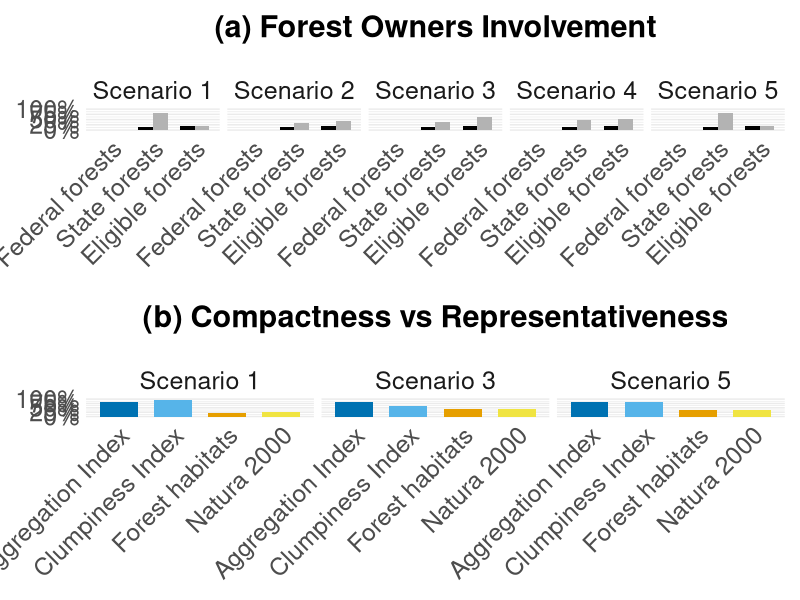
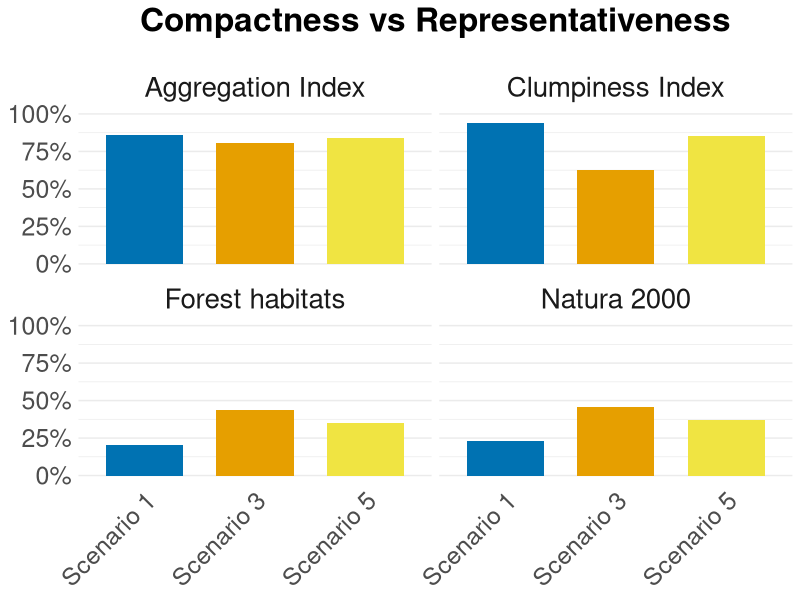
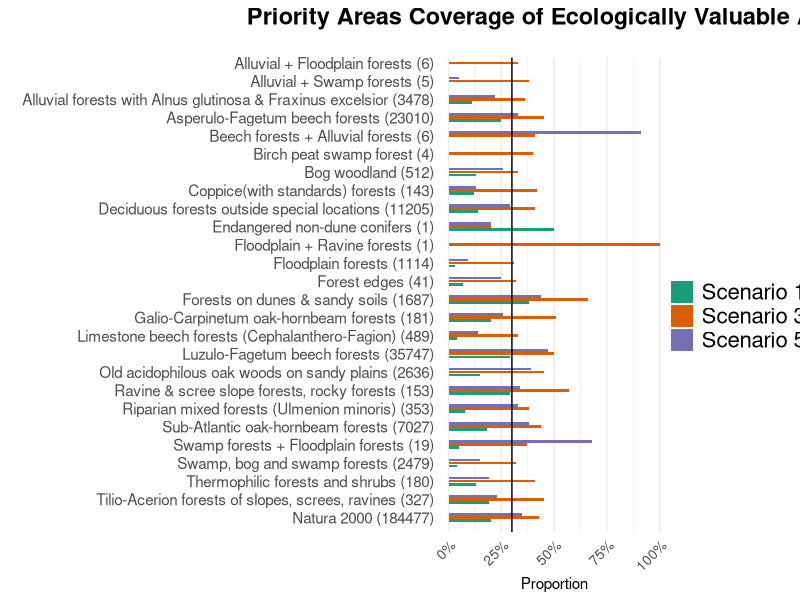
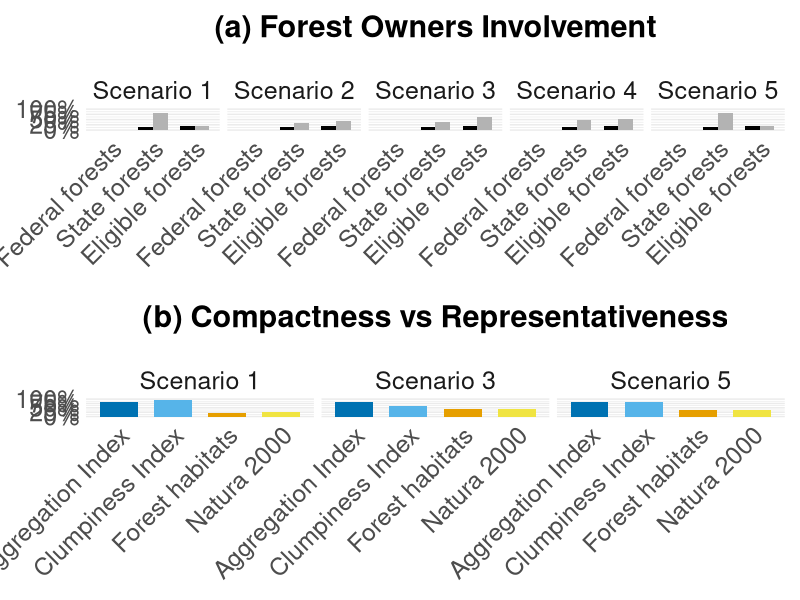
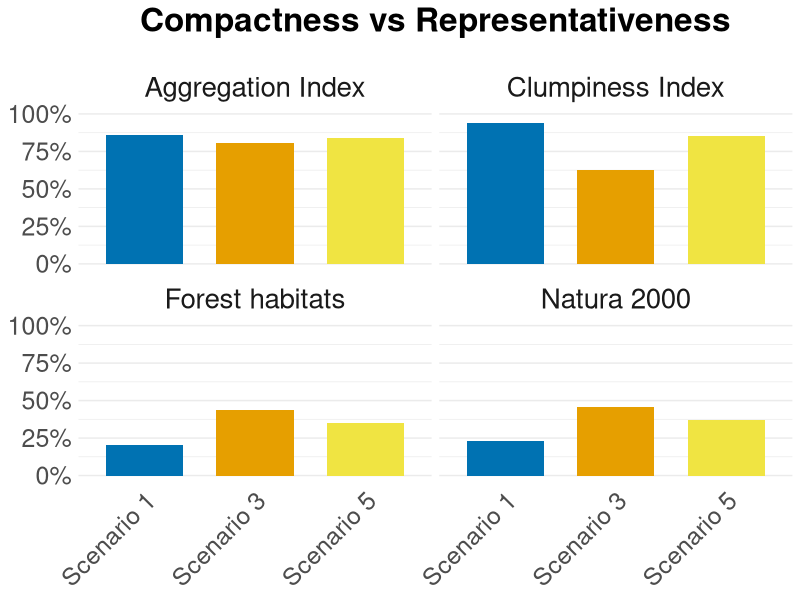
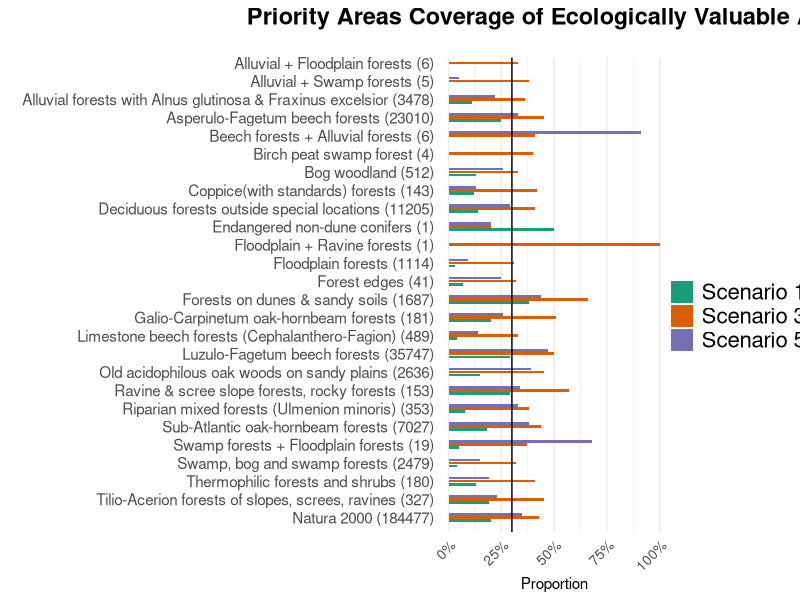

Reproduce these figures in R, in order.
#load librariess
library(ggplot2)  
library(patchwork)
library(RColorBrewer)
library(cowplot)

# Dati per la prima serie
data1 <- data.frame(
  scenario = rep(paste("Scenario", 1:5), each = 6),
  ownership = rep(c("Federal forests", "State forests", "Eligible forests"), each = 2, times = 5),
  type = rep(c("Initial", "New"), 15),
  value = c(
    # Scenario 1
    0.016, 0.016, 0.13, 0.802, 0.182, 0.182,
    # Scenario 2
    0.016, 0.016, 0.13, 0.331, 0.182, 0.412,
    # Scenario 3
    0.016, 0.016, 0.13, 0.376, 0.182, 0.617,
    # Scenario 4
    0.016, 0.016, 0.13, 0.467, 0.182, 0.517,
    # Scenario 5
    0.016, 0.016, 0.13, 0.802, 0.182, 0.182
  )
)

# Impostare l'ordine corretto per le forest ownership
data1$ownership <- factor(data1$ownership, levels = c("Federal forests", "State forests", "Eligible forests"))


# Dati per la seconda serie
data2 <- data.frame(
  scenario = rep(paste("Scenario", c(1, 3, 5)), each = 4),
  metric = rep(c("Aggregation Index", "Clumpiness Index", "Forest habitats", "Natura 2000"), 3),
  value = c(
    # Scenario 1
    0.857, 0.939, 0.203, 0.233,
    # Scenario 3
    0.806, 0.625, 0.434, 0.459,
    # Scenario 5
    0.841, 0.852, 0.350, 0.372
  )
)

# Impostare l'ordine corretto per le metriche
data2$metric <- factor(data2$metric, levels = c("Aggregation Index", "Clumpiness Index", "Forest habitats", "Natura 2000"))




#formattazione tema comune
common_theme <- function(
    title_size = 22,           # esempio: 16 per il titolo
    axis_text_size = 18,       # esempio: 12 per i tick degli assi
    facet_size = 18            # esempio: 13 per il facet label
) {
  theme_minimal() +
    theme(
      legend.position = "none",
      axis.text.x = element_text(angle = 45, hjust = 1, size = axis_text_size),
      axis.text.y = element_text(size = axis_text_size),    # aggiungi questa linea per asse y
      strip.text = element_text(size = facet_size, face = "plain"),
      plot.title = element_text(
        hjust = 0.5,
        face = "bold",
        margin = margin(b = 20),
        size = title_size
      ),
      axis.title.y = element_blank()
    )
}


# Prima serie di barplot
p1 <- ggplot(data1, aes(x = ownership, y = value, fill = type)) +
  geom_bar(stat = "identity", position = "dodge", width = 0.7) +
  scale_fill_manual(values = c("Initial" = "black", "New" = "grey70")) +
  facet_grid(~ scenario, scales = "free_x", space = "free_x") +
  labs(title = "(a) Forest Owners Involvement", x = NULL) +
  common_theme() +
  scale_y_continuous(limits = c(0, 1), labels = scales::percent)

#rimuovo griglia in sfondo
p1 <- p1 + theme(
  panel.grid.major.x = element_blank(),
  panel.grid.minor.x = element_blank()
)


# Seconda serie di barplot (risolvendo commento di Trishna)
p2 <- ggplot(data2, aes(x = metric, y = value, fill = metric)) +
  geom_bar(stat = "identity", width = 0.7) +
  scale_fill_manual(
    values = c(
      "Aggregation Index" = "#0072B2",        # blu intenso
      "Clumpiness Index" = "#56B4E9",        # azzurro
      "Forest habitats" = "#E69F00", # arancione
      "Natura 2000" = "#F0E442"  # giallo
    )
  ) +
  facet_grid(~ scenario, scales = "free_x", space = "free_x") +
  labs(title = "(b) Compactness vs Representativeness", x = NULL, y = "Percentage") +
  common_theme() +
  scale_y_continuous(limits = c(0, 1), labels = scales::percent)

p2 <- p2 + theme(
  panel.grid.major.x = element_blank(),
  panel.grid.minor.x = element_blank()
)


# Combinare i plot verticalmente con più spazio tra loro
#final_plot <- p1 / plot_spacer() / p2 / plot_spacer() / p3 +
# plot_layout(heights = c(1.2, 0.1, 1, 0.1, 1))

# metto solo p1 e p2 uno sopra l'altro come da commento di Francesco
final_plot <- p1 / plot_spacer() / p2 + 
  plot_layout(heights = c(1.2, 0.1, 1))

# Visualizzare il plot
print(final_plot)

# Salvare il plot come immagine ad alta risoluzione
ggsave("C:/NRW_figures/NRW figures/Data manipulation/fig3.png", final_plot, width = 12, height = 18, dpi = 1000)



### nuova Figure 2b su consiglio di Francesco

# Imposta scenario come fattore per mantenere l'ordine
data2$scenario <- factor(data2$scenario, levels = c("Scenario 1", "Scenario 3", "Scenario 5"))

# Barplot: 4 grafici (uno per metrica), 3 barre per scenario
p2b <- ggplot(data2, aes(x = scenario, y = value, fill = scenario)) +
  geom_bar(stat = "identity", width = 0.7) +
  facet_wrap(~ metric, ncol = 2) +
  scale_fill_manual(
    values = c(
      "Scenario 1" = "#0072B2",
      "Scenario 3" = "#E69F00",
      "Scenario 5" = "#F0E442"
    )
  ) +
  labs(title = "Compactness vs Representativeness", x = NULL, y = "Percentage") +
  common_theme() +
  scale_y_continuous(limits = c(0, 1), labels = scales::percent) +
  theme(
    panel.grid.major.x = element_blank(),
    panel.grid.minor.x = element_blank()
  )

p2b <- p2b + theme(
  plot.title = element_text(size = 24),       # titolo principale (20+4)
  axis.title = element_text(size = 20),       # titoli assi x e y (16+4)
  axis.text = element_text(size = 18),        # numeri e label sugli assi (14+4)
  legend.title = element_text(size = 20),     # titolo legenda (16+4)
  legend.text = element_text(size = 18),      # testo legenda (14+4)
  strip.text = element_text(size = 20)        # testo sopra i facet (16+4)
)



p2b

ggsave("C:/NRW_figures/NRW figures/Outputs_figures/figure2b_new.png", p2b, width = 18, height = 15, dpi = 600, bg = "white")

###########################################################################################################################





### making a separate figure for Figure 2c called Figure 5 ###


# Dati di input per terza serie 
features <- c(
  "91D0", "91E0", "91E0; NAX0", "91E0; NAC0", "91F0", "NA00", "NAB0", "NAC0", "NAC0; NAX0", "NAD0",
  "NAV0", "NAW0", "9110", "9110; 91E0", "9130", "9150", "9160", "9170", "9180", "9190",
  "NAX0", "NAX0; NAY0", "NAY0", "91D1", "NAK0", "Natura 2000"
)

values_scenario1 <- c(13, 11, 0, 0, 8, 14, 13, 4, 5, 38, 7, 12, 29, 0, 25, 4, 18, 20, 19, 15, 3, 0, 29, 0, 50, 20)
values_scenario3 <- c(33, 36, 33, 38, 38, 41, 41, 32, 37, 66, 32, 42, 50, 41, 45, 33, 44, 51, 45, 45, 31, 100, 57, 40, 20, 43)
values_scenario5 <- c(26, 22, 0, 5, 33, 29, 19, 15, 68, 44, 25, 13, 47, 91, 33, 14, 38, 26, 23, 39, 9, 0, 34, 0, 20, 35)

data3 <- data.frame(
  scenario = rep(paste("Scenario", c(1, 3, 5)), each = 26),
  category = rep(features, 3),
  value = c(values_scenario1, values_scenario3, values_scenario5) / 100 # Convertito in decimali
)

# Nomi estesi per habitat (nell'ordine originale di features) # tra parentesi gli ettari di partenza in NRW
feature_names <- c(
  "Bog woodland (512)",
  "Alluvial forests with Alnus glutinosa & Fraxinus excelsior (3478)",
  "Alluvial + Floodplain forests (6)",
  "Alluvial + Swamp forests (5)",
  "Riparian mixed forests (Ulmenion minoris) (353)",
  "Deciduous forests outside special locations (11205)",
  "Thermophilic forests and shrubs (180)",
  "Swamp, bog and swamp forests (2479)",
  "Swamp forests + Floodplain forests (19)",
  "Forests on dunes & sandy soils (1687)",
  "Forest edges (41)",
  "Coppice(with standards) forests (143)",
  "Luzulo-Fagetum beech forests (35747)",
  "Beech forests + Alluvial forests (6)",
  "Asperulo-Fagetum beech forests (23010)",
  "Limestone beech forests (Cephalanthero-Fagion) (489)",
  "Sub-Atlantic oak-hornbeam forests (7027)",
  "Galio-Carpinetum oak-hornbeam forests (181)",
  "Tilio-Acerion forests of slopes, screes, ravines (327)",
  "Old acidophilous oak woods on sandy plains (2636)",
  "Floodplain forests (1114)",
  "Floodplain + Ravine forests (1)",
  "Ravine & scree slope forests, rocky forests (153)",
  "Birch peat swamp forest (4)",
  "Endangered non-dune conifers (1)",
  "Natura 2000 (184477)"
)

# Imposta i nomi label corretti per i codici habitat
data3$category <- factor(data3$category, levels = features, labels = feature_names)

# Ordinamento per avere l'ordine alfabetico dalla A in alto verso la Z/Natura 2000 in basso
habitats_sorted <- sort(feature_names[feature_names != "Natura 2000 (184477)"])
habitats_sorted <- c(habitats_sorted, "Natura 2000 (184477)")
spaces <- paste0("space", seq_along(habitats_sorted) - 1)

feature_names_spaced_alphabetical <- as.vector(rbind(
  habitats_sorted,
  c(spaces, rep(NA, length(habitats_sorted) - length(spaces)))
))
feature_names_spaced_alphabetical <- feature_names_spaced_alphabetical[!is.na(feature_names_spaced_alphabetical)]


# Crea righe vuote per gli "spazi" per ogni scenario
empty_rows <- expand.grid(
  scenario = unique(data3$scenario),
  category = feature_names_spaced_alphabetical[grepl("^space", feature_names_spaced_alphabetical)],
  value = 0
)

# Unisci dati veri e spazi vuoti
data3_spaced <- rbind(data3, empty_rows)
data3_spaced$category <- factor(
  data3_spaced$category,
  levels = rev(feature_names_spaced_alphabetical)
)
data3_spaced$scenario <- factor(data3_spaced$scenario)

# Tema personalizzato
common_theme <- function(
    title_size = 17,
    axis_text_size = 11,
    axis_text_x_size = 10,
    legend_title_size = 14,
    legend_text_size = 12) {
  theme_minimal() +
    theme(
      legend.position = "none",
      axis.text.x = element_text(angle = 45, hjust = 1, size = axis_text_x_size),
      axis.text.y = element_text(size = axis_text_size, margin = margin(r = 0)),
      strip.text = element_text(size = 13, face = "plain"),
      plot.title = element_text(
        hjust = 0.5, face = "bold",
        margin = margin(b = 20), size = title_size
      ),
      axis.title.y = element_blank()
    )
}

# Plot principale
p3_spaced <- ggplot(data3_spaced, aes(x = category, y = value, fill = scenario)) +
  geom_bar(
    stat = "identity",
    position = position_dodge2(width = 0.8, preserve = "single"),
    width = 1, show.legend = FALSE
  ) +
  scale_fill_brewer(palette = "Dark2", name = "Scenario") +
  geom_hline(yintercept = 0.3, color = "black", linetype = "solid", size = 0.5) +
  labs(
    title = "Priority Areas Coverage of Ecologically Valuable Areas",
    x = NULL,
    y = "Proportion"
  ) +
  common_theme(
    title_size = 17,
    axis_text_size = 11,
    axis_text_x_size = 10,
    legend_title_size = 14,
    legend_text_size = 12
  ) +
  coord_flip() +
  theme(
    panel.grid.major.y = element_blank(),
    panel.grid.minor.y = element_blank(),
    axis.ticks.y = element_blank()
  ) +
  scale_y_continuous(limits = c(0, 1), labels = scales::percent) +
  scale_x_discrete(labels = function(x) ifelse(grepl("^space", x), "", x))

# Plot dummy SOLO per la legenda
p_legend <- ggplot(
  subset(data3_spaced, !grepl("^space", category)),
  aes(x = category, y = value, fill = scenario)
) +
  geom_bar(
    stat = "identity",
    position = position_dodge(width = 0.8),
    width = 0.7
  ) +
  scale_fill_brewer(palette = "Dark2", name = "") +
  theme_void() +
  theme(
    legend.position = "right",
    legend.title = element_text(size = 18),
    legend.text = element_text(size = 16)
  )

legend <- get_legend(p_legend)

# Plot finale con legenda a fianco
p3_spaced_final <- plot_grid(
  p3_spaced + theme(legend.position = "none"),
  legend,
  rel_widths = c(1, 0.18),
  nrow = 1
)

# Visualizza
print(p3_spaced_final)


ggsave("C:/NRW_figures/NRW figures/Outputs_figures/figure5.png", p3_spaced_final, width = 10, height = 12, dpi = 600, bg = "white")




